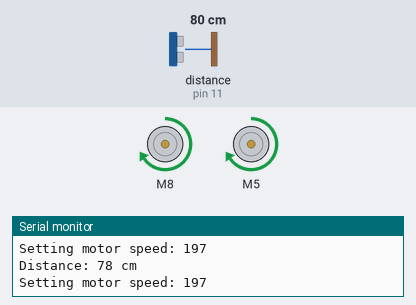
Bench run of a sketch on a simulated Arduino Uno, built with avr-gcc and run on an emulated ATmega328P. On the bench: 2 × DC motor (green arrow = forward, orange = backward, longer = faster), the last lines printed to the serial monitor. Wiring (inferred from the names in the program): ultrasonic range finder: trigger pin 10; echo pin 11. The test bench sets the inputs (shaded band); at power-on: distance to the obstacle (sensor on pin 11) 80 cm. The echo pulse lasts 58.3 µs per cm.

Above: at 1.2 s.
1.3 s: distance to the obstacle (sensor on pin 11) set to 2 cm
At 2.0 s:
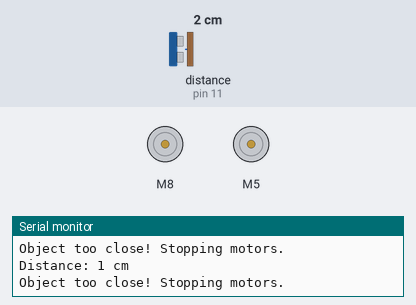
2.8 s: distance to the obstacle (sensor on pin 11) set to 35 cm
At 3.8 s:
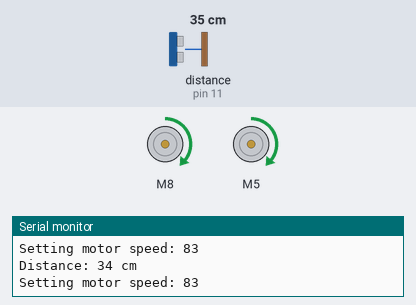
4.3 s: distance to the obstacle (sensor on pin 11) set to 18 cm
At 5.2 s:
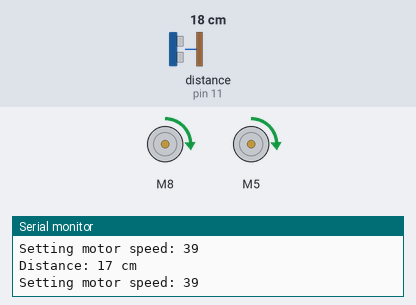
5.8 s: distance to the obstacle (sensor on pin 11) set to 120 cm
At 6.6 s:
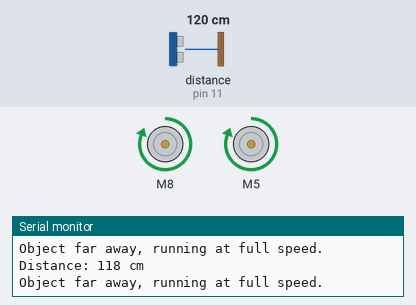
7.3 s: distance to the obstacle (sensor on pin 11) set to 60 cm
At 8.1 s:
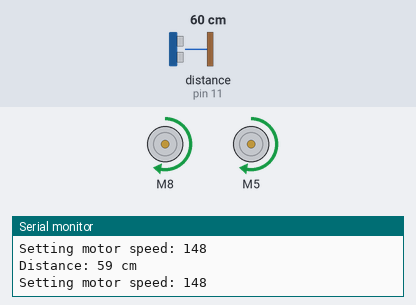
8.8 s: distance to the obstacle (sensor on pin 11) set to 299 cm
At 9.6 s:
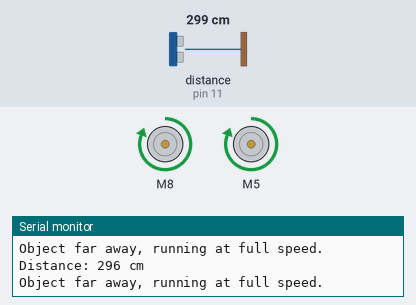
Timing chart, 0 to 11.3 s (numbered marks = the images above; inputs shaded):
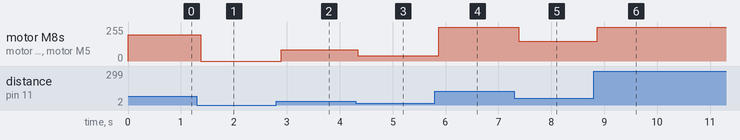

Measured:
- after the input at 1.3 s, motor M8, motor M5: forward 197/255 → stopped after 0.08 s
- after the input at 2.8 s, motor M8, motor M5: stopped → forward 83/255 after 0.10 s
- after the input at 4.3 s, motor M8, motor M5: forward 83/255 → forward 39/255 at once
- after the input at 5.8 s, motor M8, motor M5: forward 39/255 → forward 255/255 after 0.08 s
- after the input at 7.3 s, motor M8, motor M5: forward 255/255 → forward 148/255 after 0.09 s
- after the input at 8.8 s, motor M8, motor M5: forward 148/255 → forward 255/255 after 0.06 s

The sketch:

Ultrason_distance.ino
```cpp
// Include L298N Library
#include <L298N.h>

// Pin definitions for motors
const int ENA = 9; // Motor A speed control
const int IN1 = 8; // Motor A direction control
const int IN2 = 7;
const int ENB = 3; // Motor B speed control
const int IN3 = 5; // Motor B direction control
const int IN4 = 4;

// Pin definitions for HC-SR04
const int TRIG_PIN = 10; // Trigger pin
const int ECHO_PIN = 11; // Echo pin

// Distance thresholds in centimeters
const int MAX_DISTANCE = 100; // Maximum distance for speed scaling
const int STOP_DISTANCE = 2; // Distance to stop the motors

// Timeout for pulseIn (in microseconds)
const unsigned long TIMEOUT = 30000;

// Create motor instances
L298N motorA(ENA, IN1, IN2);
L298N motorB(ENB, IN3, IN4);

void setup() {
  // Initialize motors
  motorA.setSpeed(255);
  motorB.setSpeed(255);

  // Initialize HC-SR04 pins
  pinMode(TRIG_PIN, OUTPUT);
  pinMode(ECHO_PIN, INPUT);

  // Start Serial Monitor for debugging
  Serial.begin(9600);
}

void loop() {
  // Measure distance
  int distance = getDistance();

  // Debugging: Print the distance
  if (distance >= 0) {
    Serial.print("Distance: ");
    Serial.print(distance);
    Serial.println(" cm");
  } else {
    Serial.println("Distance: Out of range or no echo detected!");
  }

  // Control motors based on distance
  if (distance > 0 && distance <= STOP_DISTANCE) {
    // Stop motors
    Serial.println("Object too close! Stopping motors.");
    motorA.stop();
    motorB.stop();
  } else if (distance > STOP_DISTANCE && distance <= MAX_DISTANCE) {
    // Scale motor speed based on distance
   // int speed = map(distance, STOP_DISTANCE, MAX_DISTANCE, 0, 255);
    int speed = ((distance - STOP_DISTANCE) * 255) / (MAX_DISTANCE - STOP_DISTANCE);

    Serial.print("Setting motor speed: ");
    Serial.println(speed);

    motorA.setSpeed(speed);
            motorB.setSpeed(speed);

    // Move motors forward
    motorA.forward();
    motorB.forward();
  } else {
    // Full speed if object is far away
    Serial.println("Object far away, running at full speed.");
    motorA.setSpeed(255);
    motorB.setSpeed(255);

    motorA.forward();
    motorB.forward();
  }

  delay(100); // Small delay to reduce sensor noise
}

// Function to measure distance using HC-SR04
int getDistance() {
  // Send a 10-microsecond pulse to the trigger pin
  digitalWrite(TRIG_PIN, LOW);
  delayMicroseconds(2);
  digitalWrite(TRIG_PIN, HIGH);
  delayMicroseconds(10);
  digitalWrite(TRIG_PIN, LOW);

  // Read the duration of the echo pulse
  long duration = pulseIn(ECHO_PIN, HIGH, TIMEOUT);

  // Check if timeout occurred
  if (duration == 0) {
    return -1; // Return -1 if no echo detected
  }

  // Calculate distance in centimeters
  int distance = duration * 0.034 / 2; // Speed of sound: 343 m/s or 0.034 cm/us

  return distance; // Return the measured distance
}
```
